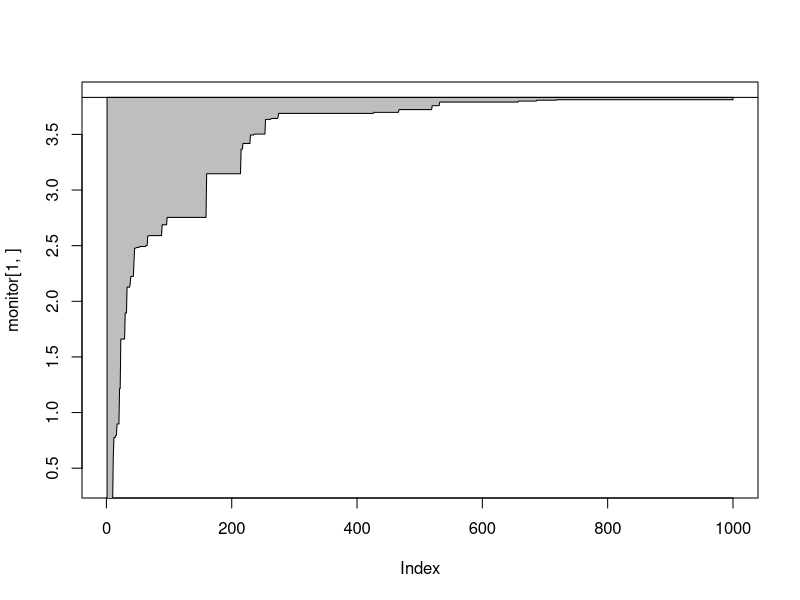
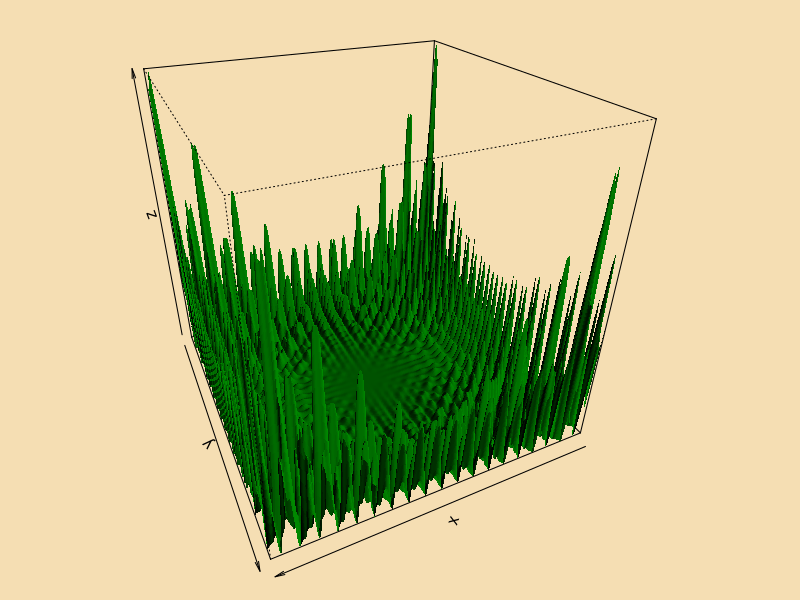
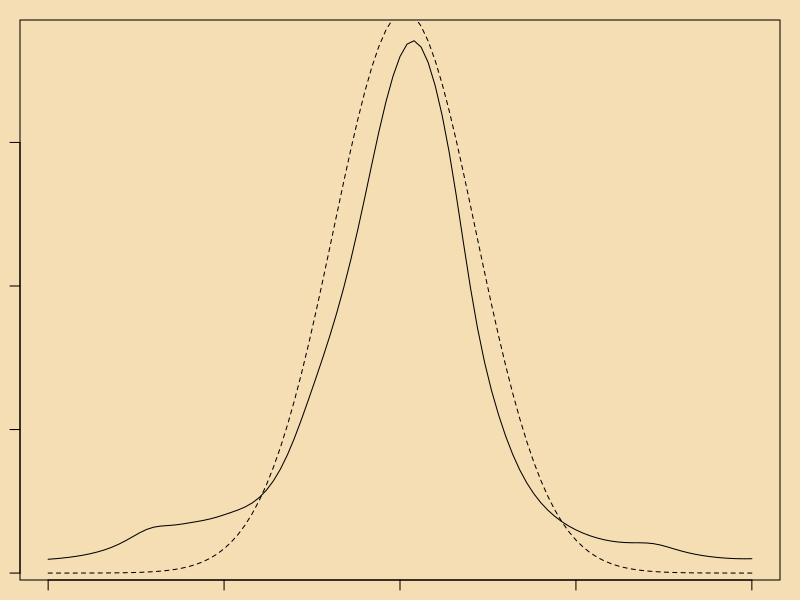
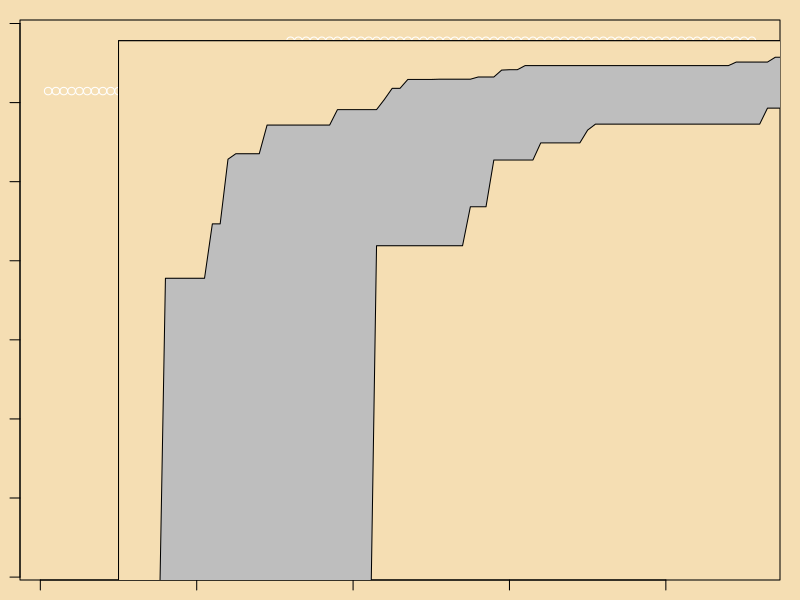

Recreate these plots in R, in order. (Note: a time limit stopped this script after it produced the figures.)
## ---- chunk 1
knitr::opts_chunk$set(echo = TRUE)
## ---- chunk 2
y <- rexp(100, rate=3)
mlogL <- function (theta){
# minus log-likelihood
-(length(y)*log(theta)-theta*sum(y))
}
library(stats4)
fit <- mle(mlogL,start=list(theta=1))
summary(fit)
## ---- chunk 3
LL <- function(theta, x){
a <- theta[1]
s <- theta[2]
n <- length(x)
loglik <- -n*a*log(s)-n*log(gamma(a))+(a-1)*sum(log(x))-sum(x)/s
return(-loglik)
}
data <- rgamma(100, shape=2, scale=3)
optim(c(1,1), LL, x=data)
## ---- chunk 4
h = function(x){(cos(50*x)+sin(20*x))^2}
rangom = h(matrix(runif(10^6),ncol=10^3))
monitor = t(apply(rangom,1,cummax))
plot(monitor[1,],type="l",col="white")
polygon(c(1:10^3,10^3:1),c(apply(monitor,2,max),
rev(apply(monitor,2,min))),col="grey")
abline(h=optimise(h,c(0,1),maximum=T)$ob)



h = function(x,y){
(x*sin(20*y)+y*sin(20*x))^2*cosh(sin(10*x)*x) + (x*cos(10*y)-y*sin(10*x))^2*cosh(cos(20*y)*y)}
x=y=seq(-3,3,length=435)
z=outer(x,y,h)
par(bg="wheat",mar=c(1,1,1,1))
persp(x,y,z,theta=155,phi=30,col="green4",ltheta=-120,shade=.75,border=NA,ticktype = "simple")
## ---- chunk 5
set.seed(1234)
n = 100
cau = rcauchy(n)
mcau = median(cau)
rcau = IQR(cau)
f = function (x){
z=dcauchy(outer(x,cau,FUN="-"))
apply(z,1,mean)
}
fcst = integrate(f,lower=-20,upper=20)$value
ft=function(x){f(x)/fcst}
g=function(x){dt((x-mcau)/rcau,df=2*n-1)/rcau}
curve(ft,from=-10,to=10)
curve(g,add=T,lty=2)
## ---- chunk 6
unisan = matrix(f(runif(5*10^4,-5,5)),ncol=500)
causan = matrix(f(rt(5*10^4,df=2*n-1)*rcau+mcau),ncol=500)
unimax = apply(unisan,2,cummax)[10:10^2,]
caumax = apply(causan,2,cummax)[10:10^2,]

plot(caumax[,1],col="white",ylim=c(.8,1)*max(causan))
polygon(c(10:10^2,10^2:10),c(apply(unimax,1,max),
rev(apply(unimax,1,min))),col="grey")
polygon(c(10:10^2,10^2:10),c(apply(caumax,1,max),
rev(apply(caumax,1,min))),col="wheat")
## ---- chunk 7
h1 = function(vec){
x=vec[1]
y=vec[2]
h(x,y)
}
start = c(.65,.8)
theta = matrix(start,ncol=2)
alpha = beta = c()
dif = iter = 1

while (dif>10^-5){
print(c(iter,dif))
alpha[iter] = 0.1/(log(iter+1))
beta[iter] = 1/iter
xi = rnorm(2)
xi = xi/sqrt(t(xi)%*%xi)
grad = alpha[iter]*xi*(h1(theta[iter,]+beta[iter]*xi)
-h1(theta[iter,]-beta[iter]*xi))/beta[iter]
scale = sqrt(t(grad)%*%grad)
while (scale > 1){
# protect against diverging evaluation of the gradient
xi = rnorm(2)
xi = xi/sqrt(t(xi)%*%xi)
grad = alpha[iter]*xi*(h1(theta[iter,]+beta[iter]*xi)
-h1(theta[iter,]-beta[iter]*xi))/beta[iter]
scale = sqrt(t(grad)%*%grad)
}
theta = rbind(theta,theta[iter,]+grad)
dif = sqrt(t(grad)%*%grad)
print(theta[iter,])
iter = iter+1
}
## ---- chunk 8
set.seed(16334)
h = function(x){(cos(50*x)+sin(20*x))^2}
x = runif(1)
hval=hcur=h(x)
diff=iter=1
temp=c()
while(diff>10^(-5)){
temp[iter] = 1/log(iter)
scale = sqrt(temp[iter])
prop = x[iter]+runif(1,-1,1)*scale
if ((prop>1)||(prop<0)||(log(runif(1))*temp[iter]>h(prop)-hcur))
prop=x[iter]
x=c(x,prop)
hcur=h(prop)
hval=c(hval,hcur)
if((iter>10)&&(length(unique(x[(iter/2):iter]))>1))
diff=max(hval)-max(hval[1:(iter/2)])
iter=iter+1
}
print(iter)
